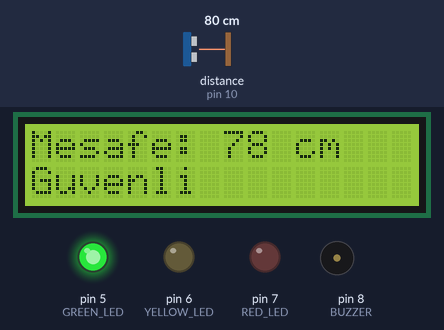
Recording of a sketch running on a simulated Arduino Uno, built with avr-gcc and run on an emulated ATmega328P. Parts: 16×2 character LCD, output pins drawn as LEDs (lit = HIGH), buzzer (waves = sounding). Wiring (inferred from the names in the program): ultrasonic range finder: trigger pin 9; echo pin 10. The inputs (shaded band) are chosen by the test bench; at power-on: distance to the obstacle (sensor on pin 10) 80 cm. The echo pulse lasts 58.3 µs per cm; pins used as bus, display or sensor lines are not drawn; what the sketch prints to the serial monitor is not drawn.

Above: at 2.7 s.
2.8 s: distance to the obstacle (sensor on pin 10) set to 66 cm
At 3.1 s:
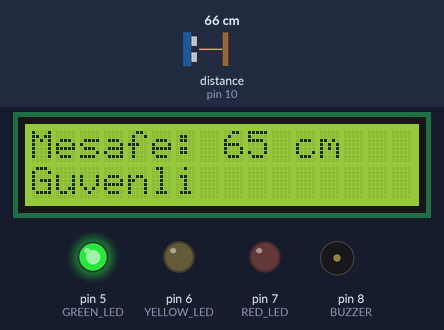
4.3 s: distance to the obstacle (sensor on pin 10) set to 58 cm
At 5.24 s:
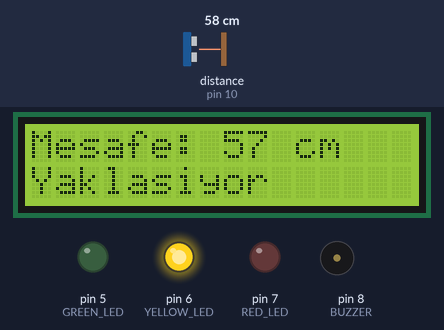
6.4 s: distance to the obstacle (sensor on pin 10) set to 25 cm
At 7.1 s:
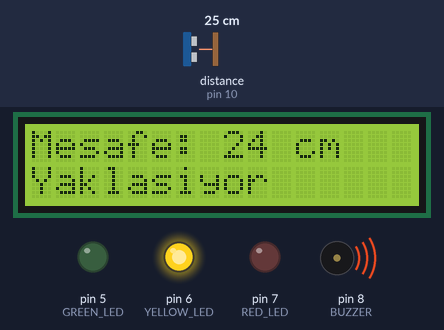
8.4 s: distance to the obstacle (sensor on pin 10) set to 20 cm
At 9.09 s:
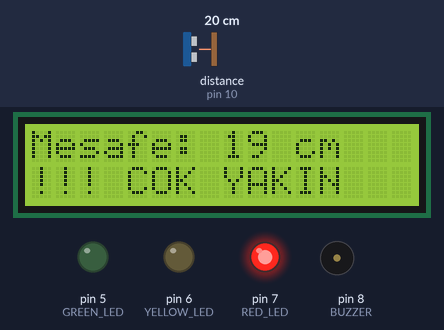
10.4 s: distance to the obstacle (sensor on pin 10) set to 8 cm
At 10.92 s:
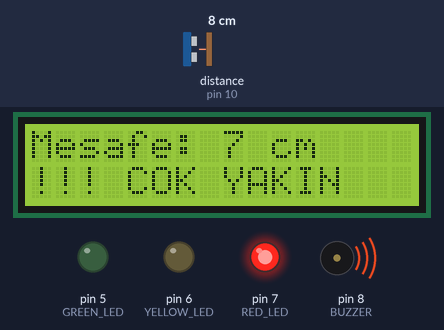
12.3 s: distance to the obstacle (sensor on pin 10) set to 5 cm
At 13.9 s:
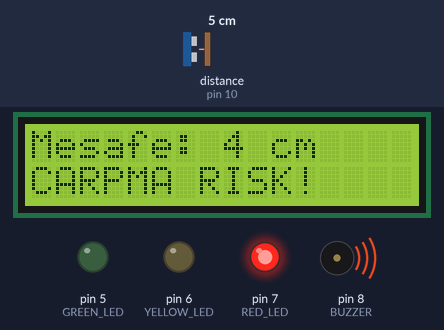
Timing chart, 0 to 15.0 s (numbered marks = the images above; inputs shaded):
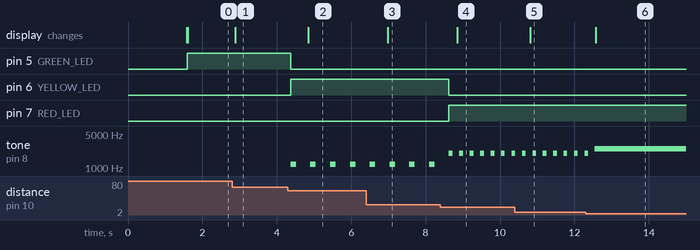

The sketch:

main.ino
```cpp
#include <Wire.h>
#include <LiquidCrystal_I2C.h>

#define TRIG_PIN 9
#define ECHO_PIN 10

#define GREEN_LED 5
#define YELLOW_LED 6
#define RED_LED 7
#define BUZZER 8

LiquidCrystal_I2C lcd(0x20, 16, 2);

void setup() {
  pinMode(TRIG_PIN, OUTPUT);
  pinMode(ECHO_PIN, INPUT);

  pinMode(GREEN_LED, OUTPUT);
  pinMode(YELLOW_LED, OUTPUT);
  pinMode(RED_LED, OUTPUT);
  pinMode(BUZZER, OUTPUT);

  Serial.begin(9600);
  Serial.println("Yanki_Suresi_us,Mesafe_cm");

  Wire.begin();
  lcd.begin(16,2);
  lcd.backlight();
  lcd.clear();
  lcd.setCursor(0,0);
  lcd.print("Park Sensoru");
  delay(1500);
  lcd.clear();
}

void loop() {
  long sure;
  int mesafe;


  digitalWrite(TRIG_PIN, LOW);
  delayMicroseconds(2);
  digitalWrite(TRIG_PIN, HIGH);
  delayMicroseconds(10);
  digitalWrite(TRIG_PIN, LOW);

  sure = pulseIn(ECHO_PIN, HIGH, 30000);

  if (sure == 0) {
    lcd.setCursor(0,0);
    lcd.print("Olcum yok     ");
    return;
  }

  mesafe = sure * 0.034 / 2;

  // CSV çıktısı
  Serial.print(sure);
  Serial.print(",");
  Serial.println(mesafe);


  digitalWrite(GREEN_LED, LOW);
  digitalWrite(YELLOW_LED, LOW);
  digitalWrite(RED_LED, LOW);
  noTone(BUZZER);

  // PARK SENSÖRÜ KARAR MANTIĞI
  if (mesafe > 60 && mesafe <= 300) {             // Güvenli
    digitalWrite(GREEN_LED, HIGH);
  }
  else if (mesafe > 20 && mesafe <= 60) {         // Yaklaşıyor
    digitalWrite(YELLOW_LED, HIGH);
    tone(BUZZER, 1200);
    delay(150);
    noTone(BUZZER);
    delay(300);
  }
  else if (mesafe >= 6 && mesafe <= 20) {         // Çok yakın
    digitalWrite(RED_LED, HIGH);
    tone(BUZZER, 2000);
    delay(100);
    noTone(BUZZER);
    delay(100);
  }
  else if (mesafe < 6 && mesafe > 0) {            // Çarpacak
    digitalWrite(RED_LED, HIGH);
    tone(BUZZER, 2500);
  }

  // LCD gösterim
  lcd.setCursor(0,0);
  lcd.print("Mesafe: ");
  lcd.print(mesafe);
  lcd.print(" cm   ");

  lcd.setCursor(0,1);
  if (mesafe > 60)
    lcd.print("Guvenli       ");
  else if (mesafe > 20)
    lcd.print("Yaklasiyor    ");
  else if (mesafe >= 6)
    lcd.print("!!! COK YAKIN ");
  else
    lcd.print("CARPMA RISK! ");

  delay(50);
}
```

Measured:
- the behaviour switches between 62 and 61 cm on distance to the obstacle (sensor on pin 10) (found by bisection; images 1 and 2)
- the behaviour switches between 22 and 21 cm on distance to the obstacle (sensor on pin 10) (found by bisection; images 3 and 4)
- the behaviour switches between 7 and 6 cm on distance to the obstacle (sensor on pin 10) (found by bisection; images 5 and 6)
- after the input at 2.8 s, the display: changes after 0.09 s (image 1)
- after the input at 4.3 s, pin 5 (GREEN_LED): HIGH → LOW after 0.07 s; pin 6 (YELLOW_LED): LOW → HIGH after 0.07 s; tone on pin 8 (BUZZER): alternates 1200 Hz for 0.15 s and silent for 0.38 s, starting after 0.07 s; the display: changes after 0.55 s (image 2)
- after the input at 6.4 s, the display: changes after 0.58 s (image 3)
- after the input at 8.4 s, pin 6 (YELLOW_LED): HIGH → LOW after 0.23 s; pin 7 (RED_LED): LOW → HIGH after 0.23 s; tone on pin 8 (BUZZER): alternates 2000 Hz for 0.10 s and silent for 0.18 s, starting after 0.23 s; the display: changes after 0.46 s (image 4)
- after the input at 10.4 s, the display: changes after 0.41 s (image 5)
- after the input at 12.3 s, the display: changes after 0.28 s (image 6)
